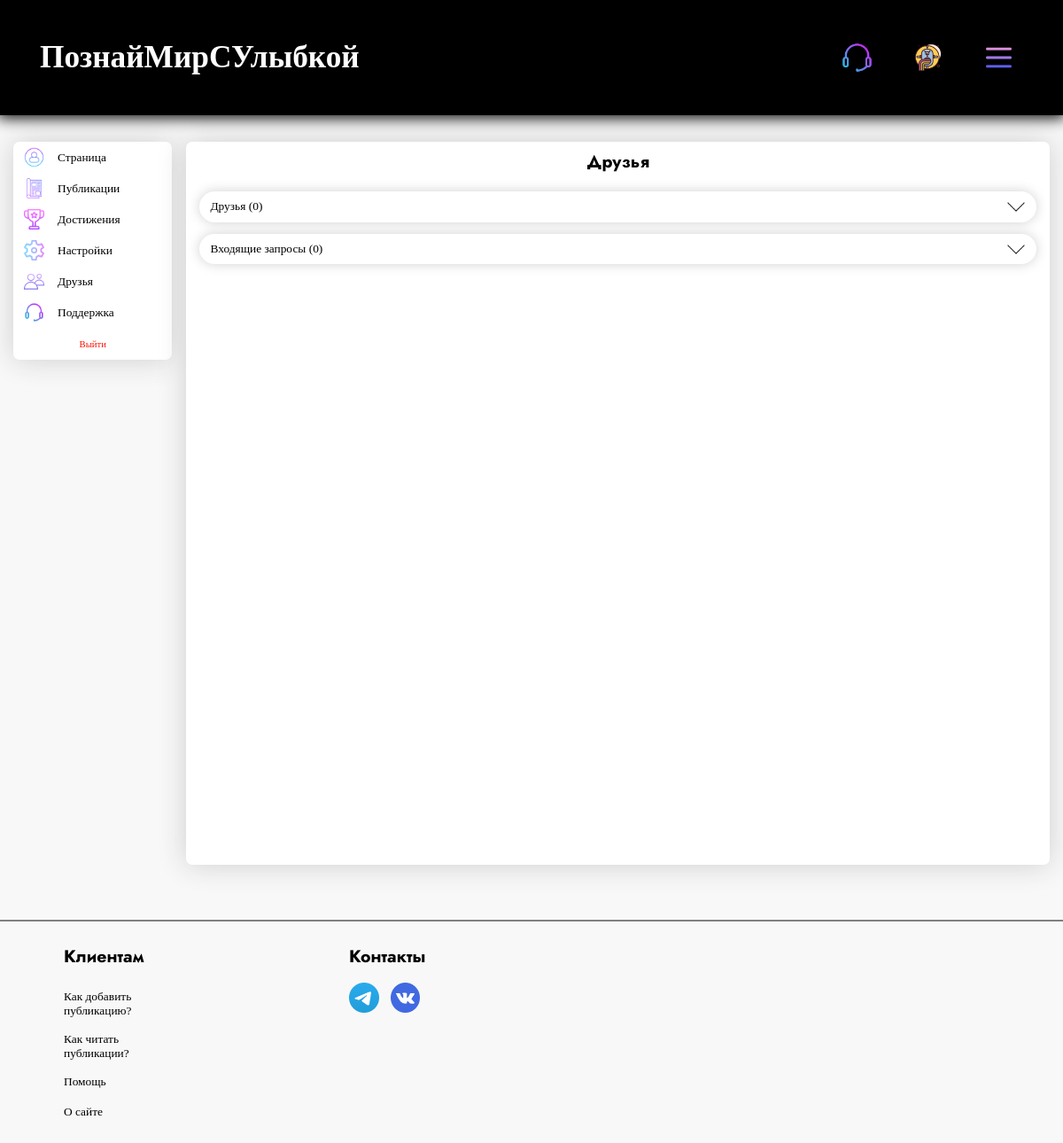
Before: /profile/alex/friends (signed in) with the older database file.
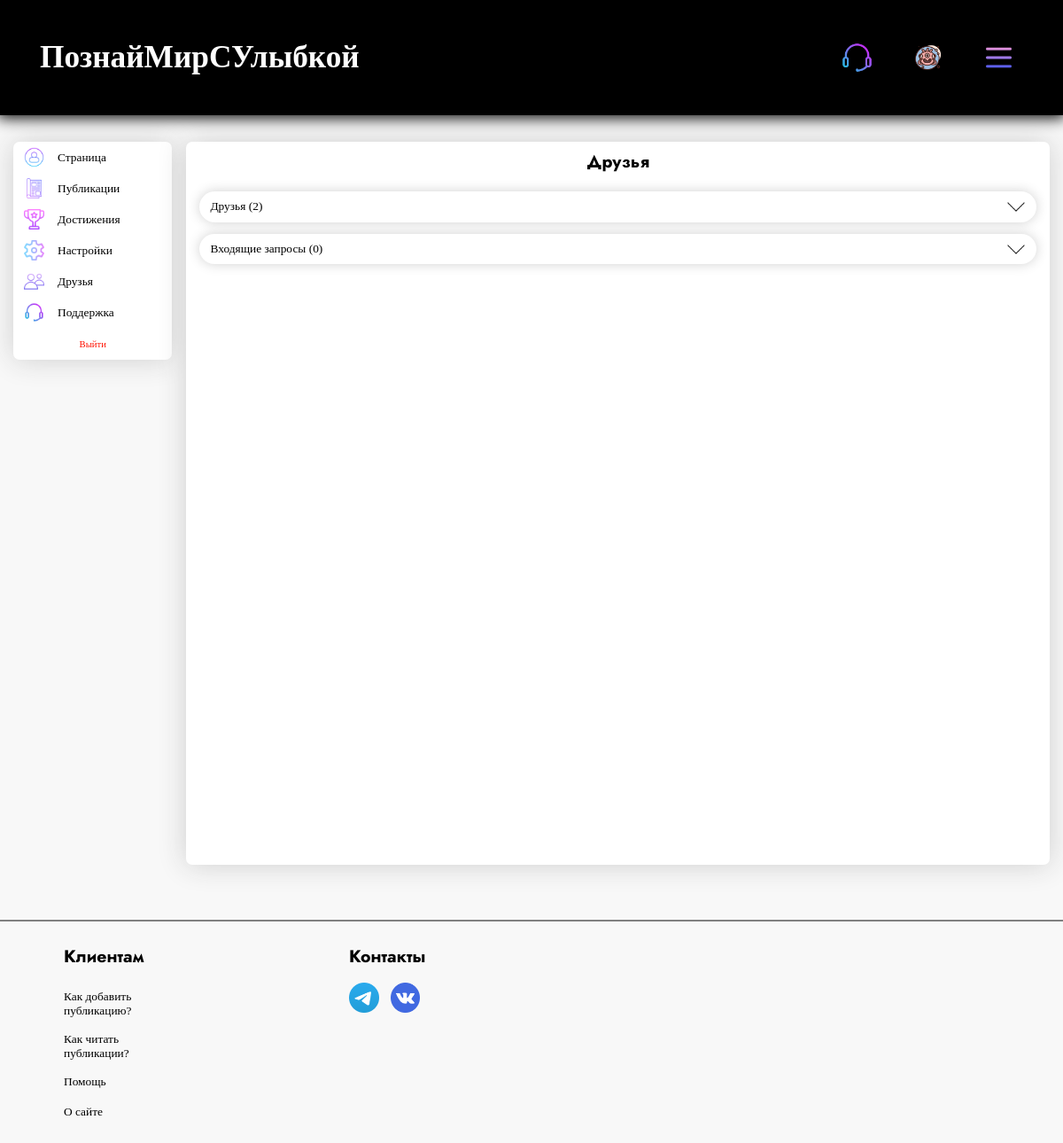
After: the same page with the newer database file.
### tables this page shows
CREATE TABLE menu_logged (
            text VARCHAR(80) NOT NULL,
            url VARCHAR(80) NOT NULL,
            img_url VARCHAR(80) NOT NULL,
            class VARCHAR(80) NOT NULL
            );

### app.py (the view)
@app.route('/profile/<name>/friends', methods=['POST', 'GET'])
@login_required
def friends(name):
    form = AnswerRequestFriendForm()
    form_dlt = DeleteFriendForm()
    return render_template('profile_friends.html',
                           links_header=db.get_info_menu_right(current_user),
                           title=f'Друзья',
                           menu=db.profile_menu(),
                           links_header_text=db.get_info_menu_left(),
                           form_exit=ExitForm(),
                           none=None,
                           friends=db.get_friends(current_user),
                           len=len,
                           cnt_friends=db.get_cnt_friends(current_user.get_id()),
                           cnt_request_friends=db.get_cnt_request_friends(current_user.get_id()),
                           request_friends=db.get_request_friend(current_user.get_id()),
                           form=form,
                           form_dlt=form_dlt)

### forms.py
class AnswerRequestFriendForm(FlaskForm):
    submit_yes = SubmitField('Принять')
    submit_no = SubmitField('Отклонить')

class DeleteFriendForm(FlaskForm):
    submit = SubmitField('Удалить из друзей')

### app.py (called while the page is built)
@login_manager.user_loader
def load_user(user_id):
    return UserLogin().add_info_user(user_id, db)

### database.py (called while the page is built)
    def get_info_menu_right(self, current_user):
        if current_user.is_authenticated:
            self.cursor.execute('SELECT * FROM menu_logged')
            res = self.cursor.fetchall()
            return res
        self.cursor.execute('SELECT * FROM menu')
        res = self.cursor.fetchall()
        return res

    def get_info_menu_left(self):
        self.cursor.execute('SELECT * FROM menu_text')
        res = self.cursor.fetchall()
        return res

    def profile_menu(self):
        self.cursor.execute('SELECT * FROM menu_profile')
        return self.cursor.fetchall()

    def get_info_user(self, user_id):
        self.cursor.execute(f"""SELECT *
                                FROM users
                                WHERE id = {user_id}""")
        return self.cursor.fetchone()

### user_login.py (called while the page is built)
    def get_id(self):
        return str(self.__user['id'])

### templates/profile_friends.html (shortened to what this page needs)
{% extends 'profile.html' %}
{% block window %}
  <h3 align = 'center'> Друзья </h3>
  <button class = 'friends_btn' onclick = 'open_cards_of_friends()' onmouseover = 'hover_friends_btn()'
  onmouseout = 'default_hover_friends_btn()' style = 'margin-top: 1.5em'>
     <p> Друзья ({{cnt_friends}}) </p>
     <img src = '{{url_for("static", filename="images/arrow.png")}}' class = 'img_arrow'>
   </button>
  <button class = 'request_friends_btn' onclick = 'open_cards_of_request_friends()' onmouseover = 'hover_request_friends_btn()' onmouseout = 'default_hover_request_friends_btn()'>
     <p> Входящие запросы ({{cnt_request_friends}}) </p>
     <img src = '{{url_for("static", filename="images/arrow.png")}}' class = 'img_arrow'>
   </button>
{% endblock %}

### templates/index.html (shortened to what this page needs)
<!DOCTYPE html>
<html lang="en">
<head>
    <link rel = 'stylesheet' href = '{{url_for("static", filename="css/style.css")}}'>
</head>
{% block body %}
<body style = 'background: #f8f8f8'>
  <div class = 'dark_screen'>
{% endblock %}
    <div class = 'header'>
        {% if current_user.is_authenticated %}
        <a href = '/profile/{{current_user.get_name()}}'>
        {% else %}
        <a href = '/'>
        {% endif %}
          <h1> ПознайМирСУлыбкой </h1>
        </a>
        {% block links_header %}
            {% for link in links_header %}
            <a class = 'block_link_header {{link["class"]}}' href = '{{link["url"]}}'>
                <img src = '{{link["img_url"]}}' class = 'img_link_header'>
            </a>
            {% endfor %}
        {% endblock %}
        <div class = 'menu_links_header_div'>
          <button class = 'menu_links_header_btn' onclick = 'open_menu_links_header()'>
            <img src = '{{url_for("static", filename="images/menu_iconic.png")}}' class = 'menu_links_header_img'>
          </button>
        </div>
    </div>
    {% block content %}{% endblock %}
    {% block footer %}
    <footer>
      <div class = 'content_footer'>
        <div class = 'clients_div'>
          <h3 style = 'margin-left: 8px'> Клиентам </h3>
          <div class = 'links_clients_div'>
            <div class = 'footer_link_div'>
              <button class = 'footer_help_btn'>
                <p style = 'word-break: break-word; text-align: left'> Как добавить публикацию? </p>
              </button>
            </div>
            <div class = 'footer_link_div'>
              <button class = 'footer_help_btn'>
                <p style = 'word-break: break-word; text-align: left'> Как читать публикации? </p>
              </button>
            </div>
            <div class = 'footer_link_div'>
              <a href = '/support' class = 'footer_link'>
                <p style = 'word-break: break-word; text-align: left'> Помощь </p>
              </a>
            </div>
            <div class = 'footer_link_div'>
              <button class = 'footer_help_btn'>
                <p style = 'word-break: break-word; text-align: left'> О сайте </p>
              </button>
            </div>
          </div>
        </div>
        <div class = 'connect_div'>
          <h3> Контакты </h3>
          <div class = 'iconic_div_footer'>
            <a href = 'https://t.me/rayson0_0' class = 'iconic_footer_a'>
              <img src = '{{url_for("static", filename="images/iconic/telegram.png")}}' class = 'iconic_img_footer'>
            </a>
            <a href = 'https://vk.com/id818581144' class = 'iconic_footer_a' style = 'margin-left: 1em'>
              <img src = '{{url_for("static", filename="images/iconic/vk.png")}}' class = 'iconic_img_footer'>
            </a>
          </div>
        </div>
      </div>
    </footer>
    {% endblock %}
  </div>
</body>
</html>

Changed rows visible on the page:
changed menu_logged (number 2 of 2 on the later page): img_url: a different picture
Other visible differences:
{{ cnt_friends }}: "0" → "2"
